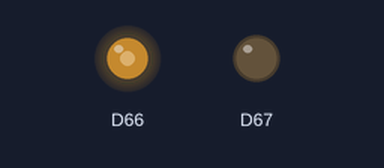
The sketch below on a simulated Arduino Due. On the bench: output pins drawn as LEDs (lit = HIGH).

Above: at 0.1 s.
Timing chart, 0 to 1.6 s (numbered marks = the images above):
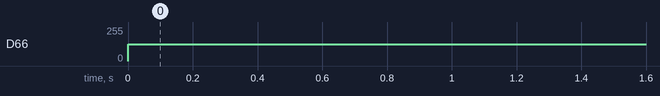

Measured:
- by itself, D66: 0/255 → 127/255 at 0.00 s

The sketch:

Freq_pull.ino
```cpp
int bitvalue;
int deltaf = 0;

void setup() {
  //put your setup code here, to run once:
  analogWriteResolution(12);
  //i = 1;
}

void loop() {
  //put your main code here, to run repeatedly:
  if (deltaf>150){
    deltaf = 150;
    analogWrite(DAC1, 4096);
  };
  if (deltaf<-150){
    deltaf = -150;
    analogWrite(DAC1, 4096);
  };
  if (-150<deltaf<150){
    analogWrite(DAC1, 0);
  };
  bitvalue = -deltaf*(2048/150);
  analogWrite(DAC0, 2047+bitvalue);
  //int j = i * 100;
  //analogWrite(DAC0, j);
  //i = i + 1;
}
```
